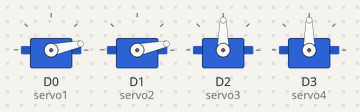
The sketch below on a simulated ESP8266 (NodeMCU). Parts: 4 × servo.

Above: at 5.05 s.
At 5.7 s:
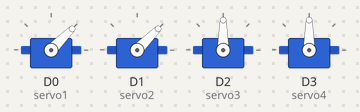
At 6.35 s:
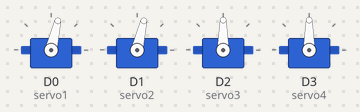
At 7.65 s:
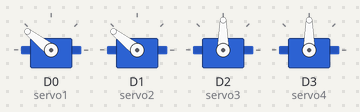
At 8.95 s:
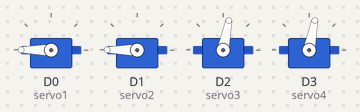
At 10.3 s:
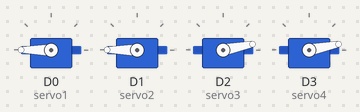
Timing chart, 0 to 11.9 s (numbered marks = the images above):
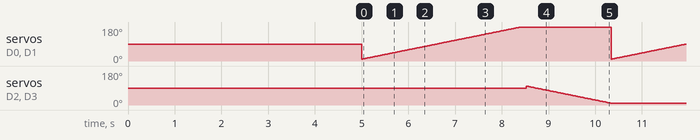

The sketch:

4servo_motors.ino
```cpp
#include <Servo.h>
Servo servo1;
Servo servo2;
Servo servo3;
Servo servo4;
int i=0;

void setup() {
   pinMode(D0,INPUT); //RX
  servo1.attach(D0);
   pinMode(D1,INPUT);  //D1
  servo2.attach(D1);
   pinMode(D2,INPUT); //D
  servo3.attach(D2);
   pinMode(D3,INPUT);   //S3
  servo4.attach(D3);

  servo1.write(90);
  servo2.write(90);
  servo3.write(90);
  servo4.write(90);
  delay(5000);
}

void loop() {
  for(i=10; i<=180; i++)
   {
    servo1.write(i);
    servo2.write(i);
    delay(20);
   }
   delay(100);
    for(int i=100; i>=10; i--)
   {
    servo3.write(i);
    servo4.write(i);
    delay(20);
   }

}
```
